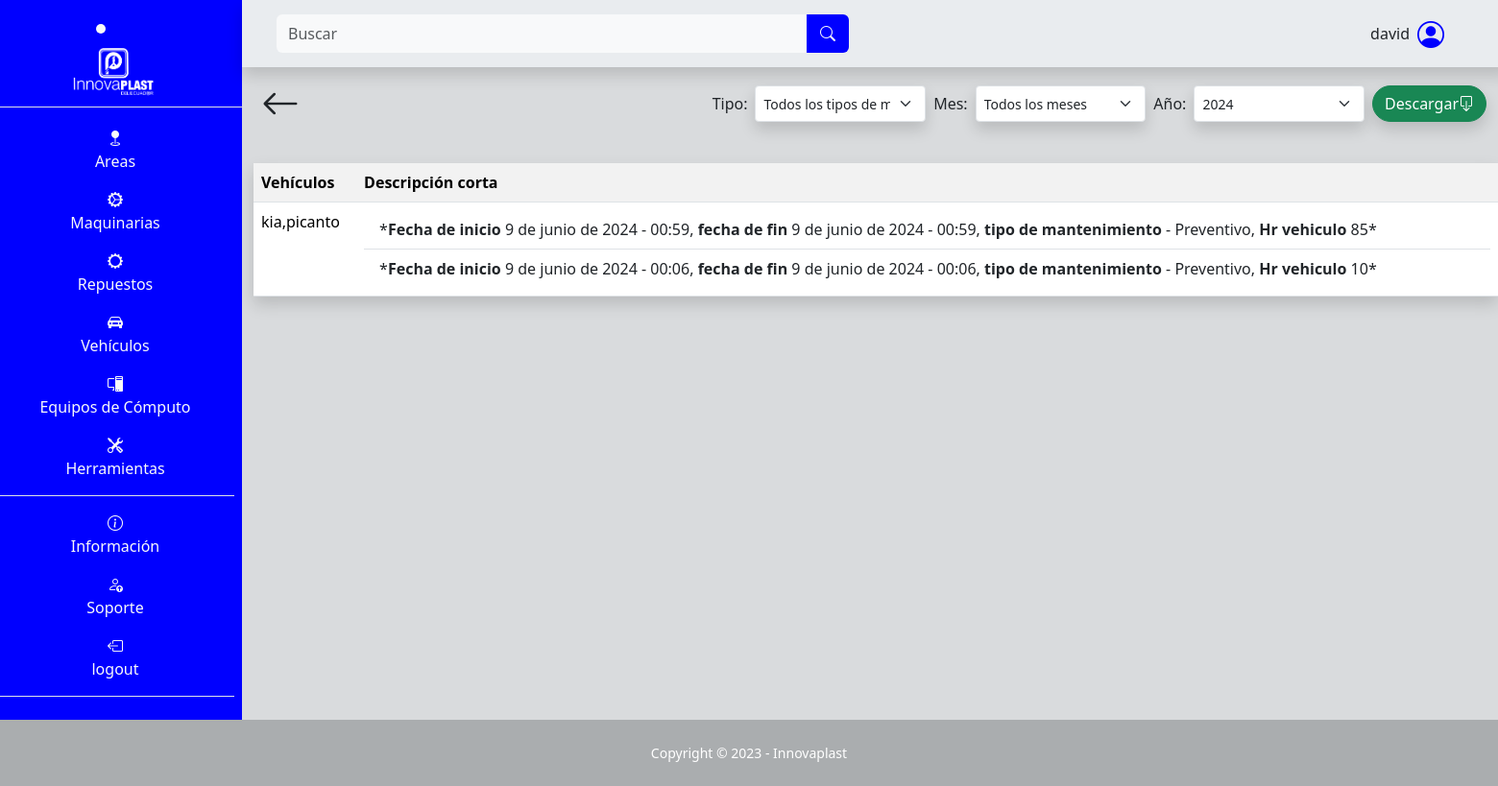
Page /vehiculo/tabla/ (signed in) on the earlier database version.
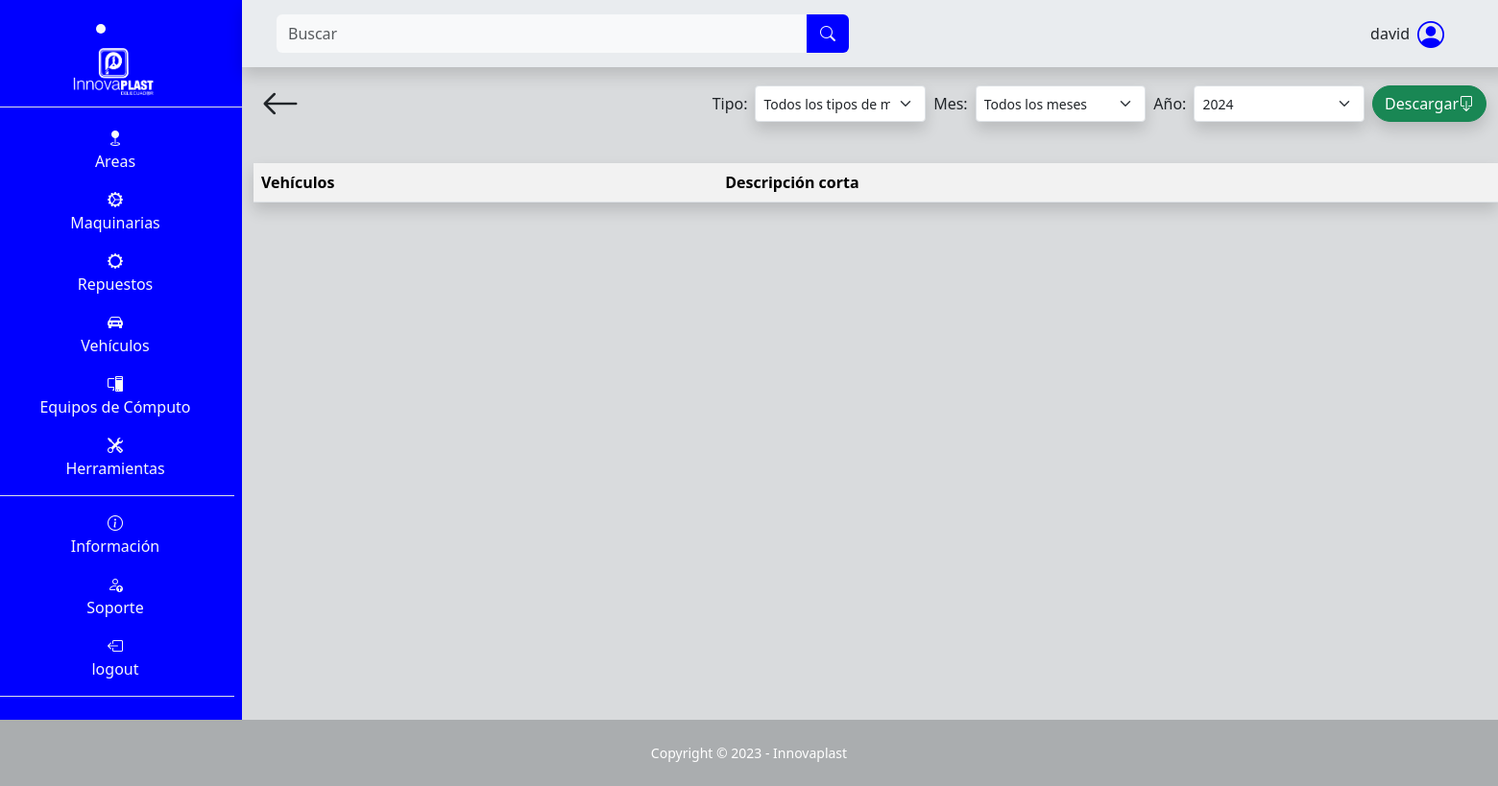
Same page on the later database version.
### SGE_vehiculo/models.py (models this page shows, shortened)
class Vehiculo(models.Model):
    marca = models.CharField(max_length=50, null=False, blank=False)
    modelo = models.CharField(max_length=50, null=False, blank=False)
    matricula = models.CharField(max_length=50, null=False, blank=False)
    número_de_chasis = models.CharField(max_length=50, null=False, blank=False)
    motor = models.CharField(max_length=50, null=False, blank=False)
    km_recorridos = models.IntegerField(blank=False, null=False)
    intervalo_mantenimiento = models.IntegerField(blank=False, null=False)
    intervalo_mantenimiento_cambio_filtro_aceite = models.IntegerField(blank=False, null=False, default=0)
    intervalo_mantenimiento_cambio_filtro_aire_combustible = models.IntegerField(blank=False, null=False, default=0)
    intervalo_mantenimiento_cambio_filtro_caja_corona = models.IntegerField(blank=False, null=False, default=0)
    image = models.ImageField(upload_to="vehiculo/image", null=False, blank=False)
    fecha_ultimo_mantenimiento = models.DateField(default=date.today, blank=False, null=False)
    nombre_chofer = models.CharField(max_length=50, null=False, blank=False)
    contraseña_chofer = models.CharField(max_length=20, blank=False, null=False)
    teléfono_chofer = models.CharField(max_length=10, blank=False, null=False)
    dirección_chofer = models.CharField(max_length=30, blank=False, null=False)
    dni_chofer = models.IntegerField(max_length=10, blank=False, null=False)

class MantenimientoVehiculo(models.Model):
    vehiculo = models.ForeignKey(Vehiculo, on_delete=models.CASCADE)
    tipo = models.ForeignKey(TipoMantenimientoVehiculo, on_delete=models.CASCADE)
    fecha_inicio = models.DateField(default=date.today)
    hora_inicio = models.TimeField(default=datetime.now().time())
    fecha_fin = models.DateField(default=date.today)
    hora_fin = models.TimeField(default=datetime.now().time())
    km_recorridos = models.IntegerField(blank=False, null=False)
    operador = models.CharField(max_length=100, blank=False, null=False)
    descripción = models.TextField(max_length=400, null=False, blank=False)
    partes_y_piezas = models.TextField(max_length=400, null=False, blank=False)
    image = models.ImageField(upload_to="vehiculo/mantenimiento/image", null=False, blank=False, default=None)
    image2 = models.ImageField(upload_to="vehiculo/mantenimiento/image", null=False, blank=False, default=None)
    image3 = models.ImageField(upload_to="vehiculo/mantenimiento/image", null=False, blank=False, default=None)

class TipoMantenimientoVehiculo(models.Model):
    tipo = models.CharField(max_length=100, blank=False, null=False)
    def __str__(self):
        return self.tipo

### SGE_vehiculo/views.py (the view)
# urls.py: path('tabla/', views.tabla_mantenimientos, name="area_tabla_mantenimientos"),
@login_required
def tabla_mantenimientos(request):
    vehiculos = Vehiculo.objects.all()
    tipos_mantenimiento = TipoMantenimientoVehiculo.objects.all()
    for vehiculo in vehiculos:
        vehiculo.mantenimientos = vehiculo.mantenimientovehiculo_set.all().order_by('-fecha_fin', '-hora_fin')
    context = {
        'vehiculos': vehiculos,
        'tipos_mantenimiento': tipos_mantenimiento,
    }
    return render(request, 'SGE_vehiculo/tablas.html', context)

### templates/SGE_vehiculo/tablas.html (shortened to what this page needs)
{% extends "layout/base.html" %}
{% block 'content' %}
<div class="container">
    <div class="d-flex p-2 justify-content-between">
        <a class="text-decoration-none text-dark" href="{% url "vehiculo" %}">
            <i class="bi bi-arrow-left fs-1"></i>
        </a>
        <form class="d-flex mt-auto mb-auto" action="{% url 'documento_general_mantenimientos_vehiculo' %}" method="get" style="max-height: 50px; min-width: 600px;">
          <label class="mt-auto mb-auto m-1" for="tipo_mantenimiento">Tipo:</label>
            <select class="form-select form-select-sm m-1 shadow" name="tipo_mantenimiento" id="tipo_mantenimiento">
                <option value="">Todos los tipos de mantenimiento</option>
            </select>
          <label class="mt-auto mb-auto m-1" for="mes">Mes:</label>
          <select class="form-select form-select-sm m-1 shadow" name="mes" id="mes">
            <option value="">Todos los meses</option>
          </select>
          <label class="mt-auto mb-auto m-1" for="anio">Año:</label>
          <select class="form-select form-select-sm m-1 shadow" name="anio" id="anio">
              <option value="2024">2024</option>
          </select>
          <button type="submit" value="Submit" class="btn btn-success d-flex m-1 shadow rounded-pill">Descargar  <i class="bi bi-box-arrow-down mt-auto mb-auto"></i></button>
        </form>
    </div>
    <table class="table table-striped mt-4 shadow">
      <tr>
        <th>Vehículos</th>
        <th>Descripción corta</th>
      </tr>
      {% for vehiculo in vehiculos %}
      <tr>
        <td>{{ vehiculo.marca }},{{ vehiculo.modelo }}</td>
        <td>
          <ul class="list-group list-group-flush">
            {% for mantenimiento in vehiculo.mantenimientos %}
            <li class="list-group-item">*<b>Fecha de inicio</b> {{ mantenimiento.fecha_inicio }} - {{ mantenimiento.hora_inicio }}, <b>fecha de fin</b> {{ mantenimiento.fecha_fin }} - {{ mantenimiento.hora_fin }}, <b>tipo de mantenimiento</b> - {{ mantenimiento.tipo }}, <b>Hr vehiculo</b> {{ mantenimiento.km_recorridos }}*</li>
            {% endfor %}
          </ul>
        </td>
      </tr>
      {% endfor %}
    </table>
</div>
{% endblock %}

### templates/layout/base.html (shortened to what this page needs)
{% load static %}
<!DOCTYPE html>
<html lang="es">
<head>
    <link rel="stylesheet" href="https://cdn.jsdelivr.net/npm/bootstrap-icons@1.10.3/font/bootstrap-icons.css">
    <link rel="stylesheet" href="{% static "css/bootstrap.css" %}">
    <link rel="stylesheet" href="{% static "css/style.css" %}">
</head>
<body class="" id="page-top">
    <main>
        <div class="row">
            {% if user.is_authenticated %}
            <div class="col-12 col-md-2 m-0 p-0 text-light text-center barra d-none d-md-block">
                <li class="nav-item active text-center fs-3 lista-menu m-2" style="transition: background-color 0.5s ease">
                    <a class="nav-link" href="{% url "index" %}">
                        <img src="{% static "images/Innovaplast.png" %}" alt="Innovaplast" style="max-height: 53px;">
                    </a>
                </li>
                <ul class="flex-column align-items-stretch p-2 border-top">
                    <li class="nav-item mt-1 pt-2 lista-menu text-center" style="transition: background-color 0.5s ease">
                        <a class="text-light text-decoration-none lista-menu" href="{% url "area" %}"><i class="bi bi-geo-fill"></i><p>Areas</p></a>
                    </li>
                    <li class="nav-item lista-menu" style="transition: background-color 0.5s ease">
                        <a class="text-light text-decoration-none lista-menu" href="{% url "maquina" %}"><i class="bi bi-gear-wide-connected"></i><p>Maquinarias</p></a>
                    </li>
                    <li class="nav-item lista-menu" style="transition: background-color 0.5s ease">
                        <a class="text-light text-decoration-none lista-menu" href="{% url "repuesto_maquina" %}"><i class="bi bi-gear-wide"></i><p>Repuestos</p></a>
                    </li>
                    <li class="nav-item lista-menu" style="transition: background-color 0.5s ease">
                        <a class="text-light text-decoration-none lista-menu" href="{% url "vehiculo" %}"><i class="bi bi-car-front-fill"></i><p>Vehículos</p></a>
                    </li>
                    <li class="nav-item lista-menu" style="transition: background-color 0.5s ease">
                        <a class="text-light text-decoration-none lista-menu" href="{% url "pc" %}"><i class="bi bi-pc-display"></i><p>Equipos de Cómputo</p></a>
                    </li>
                    <li class="nav-item border-bottom lista-menu" style="transition: background-color 0.5s ease">
                        <a class="text-light text-decoration-none lista-menu" href="{% url "herramienta" %}"><i class="bi bi-tools"></i><p>Herramientas</p></a>
                    </li>
                    <li class="nav-item pt-3 lista-menu" style="transition: background-color 0.5s ease">
                        <i class="bi bi-info-circle"></i><p>Información</p>
                    </li>
                    <li class="nav-item lista-menu" style="transition: background-color 0.5s ease">
                        <a class="text-light text-decoration-none lista-menu" href="{% url "soporte" %}">  <i class="bi bi-person-up"></i><p>Soporte</p></a>
                    </li>
                    {% if user.is_authenticated %}
                        <li class="nav-item lista-menu border-bottom" style="transition: background-color 0.5s ease">
                            <a class="text-light text-decoration-none lista-menu" href="{% url "logout" %}"><i class="bi bi-box-arrow-left"></i><p>logout</p></a>
                        </li>
                    {% else %}
                        <li class="nav-item lista-menu border-bottom" style="transition: background-color 0.5s ease">
                            <a class="text-light text-decoration-none lista-menu" href="{% url "login" %}"><i class="bi bi-box-arrow-right"></i><p>Login</p></a>
                        </li>
                    {% endif %}
                </ul>
            </div>
            {% endif %}
            <div class="col-12 col-md-10 m-0 p-0">
                {% if user.is_authenticated %}
                <nav class="row navbar bg-body-secondary p-2 m-0 shadow sticky-top navbar-expand-lg">
                        <div class="col-12 col-md-6 order-lg-first order-last">
                            <form class="d-flex form-inline mr-auto ml-md-3 my-2 my-md-0 ms-3 me-3 mw-100 navbar-search" role="search" action="" method='GET'>
                                <div class="input-group">
                                    <input class="form-control bg-light border-0 small" id="search-input" name="search" type="search" placeholder="Buscar" aria-label="Search">
                                    <div class="input-group-append">
                                        <button class="btn barra text-light rounded-0 rounded-end border-2" type="submit">
                                            <i class="bi bi-search"></i>
                                        </button>
                                    </div>
                                </div>
                            </form>
                        </div>
                        <div class="col-12 col-md-6">
                            <div class="me-5 d-flex justify-content-center justify-content-md-end align-items-center">
                                <p class="ms-5 mt-auto mb-auto">{{ user }}</p>
                                <i class="bi bi-person-circle fs-3 ms-2 icono-persona"></i>
                            </div>
                        </div>
                </nav>
                {% endif %}
                {% block 'content' %}{% endblock %}
            </div>
    </main>
    <footer class="footer">
        <div class="small text-center p-4 text-white">Copyright &copy; 2023 - Innovaplast</div>
    </footer>
</body>
</html>

### static/css/style.css (style rules this page uses)
:root { --color-primary: #2ea3f2; }
* { margin: 0; padding: 0; box-sizing: border-box; }
body { background-color: #d9dbdd; }
.barra { background-color: blue; }
ul { list-style-type: none; }
.icono-persona { color: blue; }
.footer { background-color: #aaadaf; }

Differences in the rows shown:
removed Vehiculo: marca "kia", modelo "picanto"
removed MantenimientoVehiculo: fecha_inicio "9 de junio de 2024", hora_inicio "00:59", fecha_fin "9 de junio de 2024", hora_fin "00:59", tipo "Preventivo", km_recorridos "85"
removed MantenimientoVehiculo: fecha_inicio "9 de junio de 2024", hora_inicio "00:06", fecha_fin "9 de junio de 2024", hora_fin "00:06", tipo "Preventivo", km_recorridos "10"
